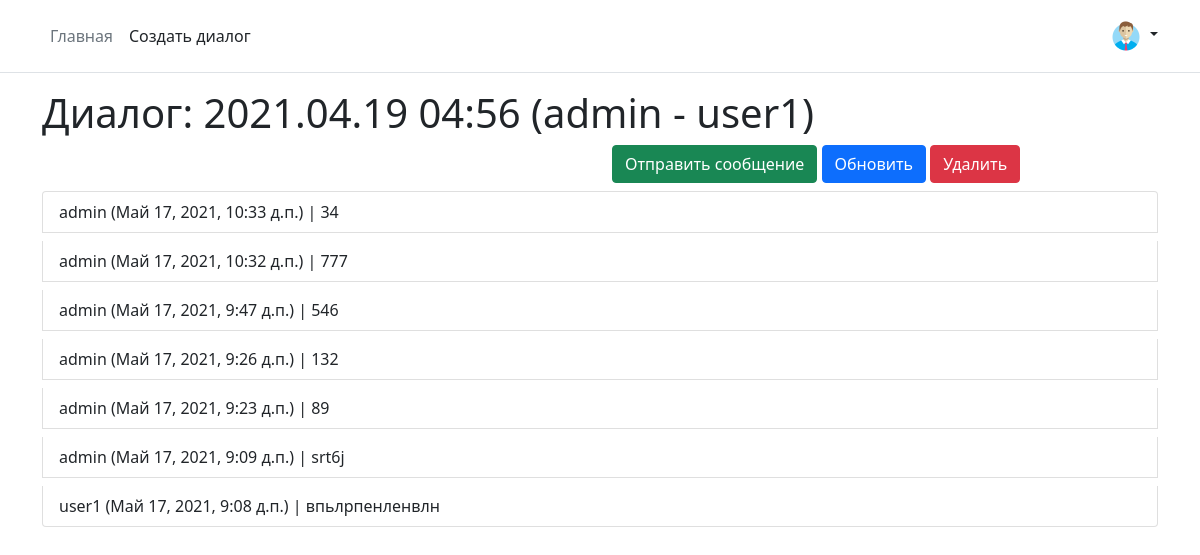
Page /dialog/show/30/ on the committed database.
### mainapp/models.py (models this page shows, shortened)
class Dialog(models.Model):
    created = models.DateTimeField(verbose_name='отправлено',
                                   auto_now_add=True,
                                   db_index=True)
    name = models.CharField(verbose_name='имя', max_length=64, blank=True)
    @cached_property
    def all_members(self):
        return self.members.all()
    def get_messages_all(self):
        return Message.objects.filter(sender__in=self.all_members). \
            select_related('sender__member')
    def get_sender(self, user_id):
        return self.all_members.filter(member_id=user_id).first()
    def __str__(self):
        members = User.objects.filter(
            pk__in=self.all_members.values_list('member_id', flat=True)). \
            values_list('username', flat=True)
        result = f'{self.created.strftime("%Y.%m.%d %H:%M")} ' \
                 f'({" - ".join(members)})'
        return result
    class Meta:
        verbose_name = 'диалог'
        verbose_name_plural = 'диалоги'
        ordering = ['-created']

class Message(models.Model):
    sender = models.ForeignKey(DialogMemebers,
                               verbose_name='отправитель',
                               on_delete=models.CASCADE)
    text = models.TextField(verbose_name='сообщение')
    read = models.BooleanField(verbose_name='прочитано', default=False)
    created = models.DateTimeField(verbose_name='отправлено',
                                   auto_now_add=True,
                                   db_index=True)
    class Meta:
        verbose_name = 'сообщение'
        verbose_name_plural = 'сообщения'
        ordering = ['-created']

class DialogMemebers(models.Model):
    CREATOR = '0'
    INTERLOCUTOR = '1'
    ROLE_CHOICES = (
        (CREATOR, 'создатель'),
        (INTERLOCUTOR, 'собеседник'),
    )
    dialog = models.ForeignKey(Dialog,
                               verbose_name='диалог',
                               on_delete=models.CASCADE,
                               related_name="members")
    member = models.ForeignKey(User,
                               verbose_name='участник диалога',
                               on_delete=models.CASCADE,
                               related_name="dialogs")
    role = models.CharField(verbose_name='роль',
                            choices=ROLE_CHOICES,
                            db_index=True, max_length=128)
    class Meta:
        verbose_name = 'люди в диалоге'
        verbose_name_plural = 'люди в диалогах'
        ordering = ['dialog', '-role', 'member']

### mainapp/views.py (the view)
# urls.py: path('dialog/show/<int:dialog_pk>/', mainapp.dialog_show, name='dialog_show'),
def dialog_show(request, dialog_pk):
    dialog = get_object_or_404(Dialog, pk=dialog_pk)
    sender = dialog.get_sender(request.user.pk)
    context = {
        'title': 'диалог',
        'dialog': dialog,
        'sender': sender,
    }
    return render(request, 'mainapp/dialog.html', context)

### mainapp/templates/mainapp/dialog.html (shortened to what this page needs)
{% extends 'mainapp/base.html' %}
{% block content %}
    <h3 class="display-6">Диалог: {{ dialog }}</h3>
    <div class="row">
        <div class="col">
        </div>
        <div class="col dialog-messages">
            <a href="{% url 'mainapp:dialog_message_create' sender.id %}" class="btn btn-success">Отправить
                сообщение</a>
            <a href="{% url 'main:dialog_new_messages' dialog.id %}" class="btn btn-primary dialog-update">Обновить</a>
            <a href="{% url 'main:delete_dialog' dialog.id %}" class="btn btn-danger">Удалить</a>
        </div>
    </div>
    <ul class="list-group messages-list">
        {% for item in dialog.get_messages_all %}
            <li class="list-group-item mt-2 message-{{ item.pk }}">{{ item.sender.member.username }}
                ({{ item.created }})
                | {{ item.text|linebreaksbr }}</li>
        {% endfor %}
    </ul>
{% endblock %}

### rows in the picture
Dialog: created "2021.04.19 04:56 (admin - user1)"
Message: sender.member.username "admin", created "Май 17, 2021, 10:33 д.п.", text "34"
Message: sender.member.username "admin", created "Май 17, 2021, 10:32 д.п.", text "777"
Message: sender.member.username "admin", created "Май 17, 2021, 9:47 д.п.", text "546"
Message: sender.member.username "admin", created "Май 17, 2021, 9:26 д.п.", text "132"
Message: sender.member.username "admin", created "Май 17, 2021, 9:23 д.п.", text "89"
Message: sender.member.username "admin", created "Май 17, 2021, 9:09 д.п.", text "srt6j"
Message: sender.member.username "user1", created "Май 17, 2021, 9:08 д.п.", text "впьлрпенленвлн"
